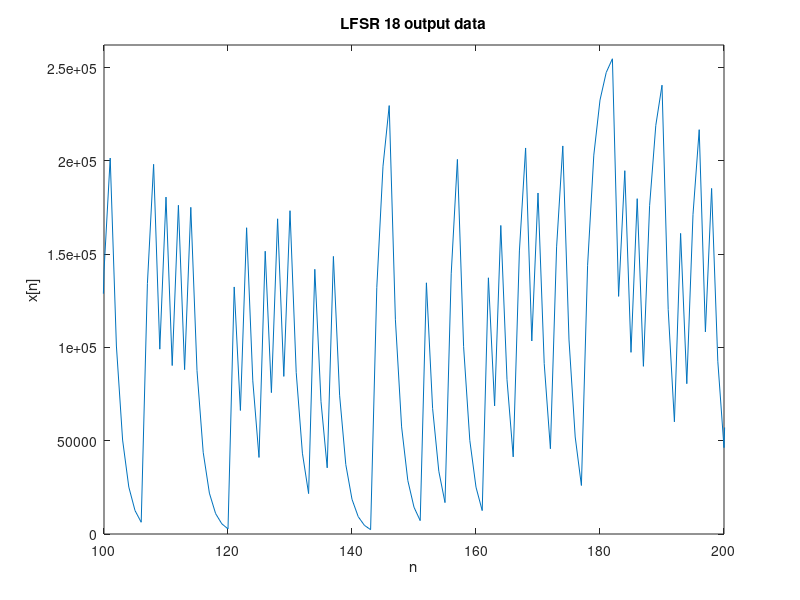
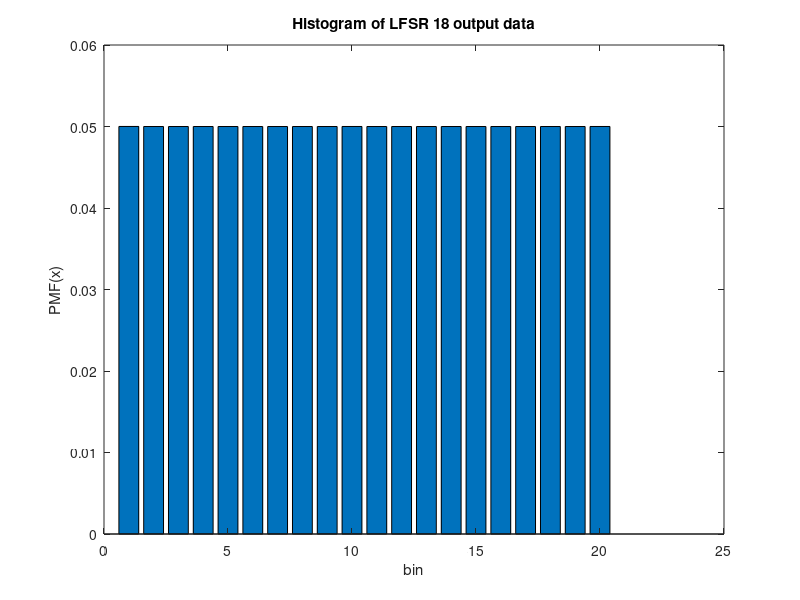

Here is the MATLAB script that generated these plots, in order:
% LFSR_18.m

clear all; close all; clc;

% collecting the data from the modelsim simulator
f2 = fopen('LFSR18_output.csv','r');
%data = textscan(f2,'%f');
data = textread('LFSR18_output.csv','%f');
%FPGA_out = data{1};
FPGA_out = data;
fclose(f2);

Hst = hist(FPGA_out,20);

figure; plot(FPGA_out);
xlabel('n'); ylabel('x[n]');
title('LFSR 18 output data');
axis([100 200 0 max(FPGA_out)]);
    
figure; bar(Hst./length(FPGA_out));
xlabel('bin'); ylabel('PMF(x)'); 
title('Histogram of LFSR 18 output data');
